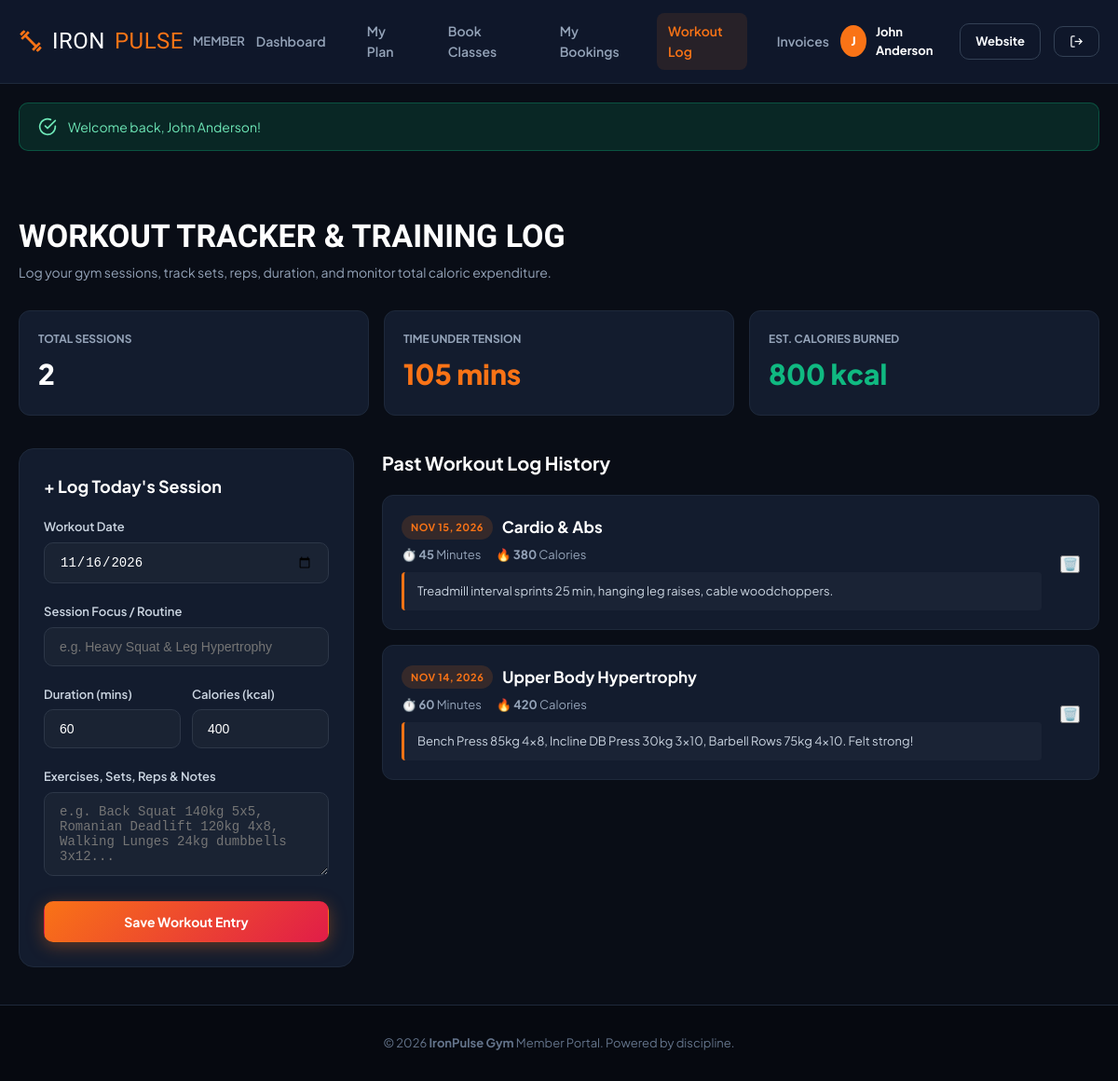
The app's page /member/workout-tracker.php (signed in) with its own data.
### tables this page shows
CREATE TABLE `users` (
  `id` INT AUTO_INCREMENT PRIMARY KEY,
  `full_name` VARCHAR(100) NOT NULL,
  `email` VARCHAR(120) NOT NULL UNIQUE,
  `password` VARCHAR(255) NOT NULL,
  `phone` VARCHAR(30) DEFAULT NULL,
  `role` ENUM('admin', 'member') NOT NULL DEFAULT 'member',
  `gender` ENUM('male', 'female', 'other') DEFAULT 'other',
  `dob` DATE DEFAULT NULL,
  `avatar` VARCHAR(255) DEFAULT 'default-avatar.png',
  `address` TEXT DEFAULT NULL,
  `emergency_contact` VARCHAR(150) DEFAULT NULL,
  `fitness_goals` TEXT DEFAULT NULL,
  `status` ENUM('active', 'inactive', 'suspended') NOT NULL DEFAULT 'active',
  `created_at` TIMESTAMP DEFAULT CURRENT_TIMESTAMP,
  `updated_at` TIMESTAMP DEFAULT CURRENT_TIMESTAMP ON UPDATE CURRENT_TIMESTAMP
);

CREATE TABLE `workout_logs` (
  `id` INT AUTO_INCREMENT PRIMARY KEY,
  `user_id` INT NOT NULL,
  `workout_date` DATE NOT NULL,
  `workout_type` VARCHAR(100) NOT NULL,
  `duration_minutes` INT NOT NULL DEFAULT 45,
  `calories_burned` INT DEFAULT 0,
  `notes` TEXT DEFAULT NULL,
  `created_at` TIMESTAMP DEFAULT CURRENT_TIMESTAMP,
  FOREIGN KEY (`user_id`) REFERENCES `users` (`id`) ON DELETE CASCADE
);

### config/config.php (called while the page is built, shortened)
<?php
function url($path = '') {
    $cleanPath = ltrim($path, '/');
    return BASE_URL . ($cleanPath ? '/' . $cleanPath : '');
}
function asset($path = '') {
    return url('assets/' . ltrim($path, '/'));
}
function format_date($dateStr, $format = 'M d, Y') {
    $time = strtotime($dateStr);
    return $time ? date($format, $time) : '-';
}

### config/auth.php (called while the page is built, shortened)
<?php
require_once __DIR__ . '/config.php';
function is_logged_in() {
    return !empty($_SESSION['user_id']) && !empty($_SESSION['user_role']);
}
function current_user() {
    static $user = null;
    if ($user === null) {
        $db = getDB();
        $stmt = $db->prepare("SELECT * FROM users WHERE id = ? AND status = 'active' LIMIT 1");
        $stmt->execute([$_SESSION['user_id']]);
        $user = $stmt->fetch();
    }
    return $user;
}

### member/workout-tracker.php (the view, shortened to what this page needs)
<?php
require_once __DIR__ . '/../config/config.php';
require_once __DIR__ . '/../config/auth.php';
$user = current_user();
$db = getDB();
$logs = [];
$totalMins = 0;
$totalCals = 0;
try {
    $stmt = $db->prepare("SELECT * FROM workout_logs WHERE user_id = ? ORDER BY workout_date DESC, id DESC");
    $stmt->execute([$user['id']]);
    $logs = $stmt->fetchAll();
    foreach ($logs as $l) {
        $totalMins += (int)$l['duration_minutes'];
        $totalCals += (int)$l['calories_burned'];
    }
} catch (Exception $e) {}
require_once __DIR__ . '/includes/member_header.php';
?>
<div class="container" style="padding: 40px 20px;">
    <div style="margin-bottom: 30px;">
        <h1 style="font-family: var(--font-heading); font-size: 34px; color: #fff;">WORKOUT TRACKER & TRAINING LOG</h1>
        <p style="color: var(--text-muted); font-size: 14px;">Log your gym sessions, track sets, reps, duration, and monitor total caloric expenditure.</p>
    </div>
    <div style="display: grid; grid-template-columns: repeat(auto-fit, minmax(200px, 1fr)); gap: 16px; margin-bottom: 35px;">
        <div style="background: var(--mem-card); border: 1px solid var(--mem-border); border-radius: 12px; padding: 20px;">
            <div style="font-size: 12px; font-weight: 700; color: var(--mem-muted); text-transform: uppercase;">Total Sessions</div>
            <div style="font-size: 30px; font-weight: 800; color: #fff; margin-top: 4px;"><?= count($logs) ?></div>
        </div>
        <div style="background: var(--mem-card); border: 1px solid var(--mem-border); border-radius: 12px; padding: 20px;">
            <div style="font-size: 12px; font-weight: 700; color: var(--mem-muted); text-transform: uppercase;">Time Under Tension</div>
            <div style="font-size: 30px; font-weight: 800; color: var(--mem-primary); margin-top: 4px;"><?= number_format($totalMins) ?> mins</div>
        </div>
        <div style="background: var(--mem-card); border: 1px solid var(--mem-border); border-radius: 12px; padding: 20px;">
            <div style="font-size: 12px; font-weight: 700; color: var(--mem-muted); text-transform: uppercase;">Est. Calories Burned</div>
            <div style="font-size: 30px; font-weight: 800; color: var(--accent); margin-top: 4px;"><?= number_format($totalCals) ?> kcal</div>
        </div>
    </div>
    <div style="display: grid; grid-template-columns: 360px 1fr; gap: 30px; align-items: start;">
        <div style="background: var(--mem-card); border: 1px solid var(--mem-border); border-radius: 16px; padding: 26px;">
            <h3 style="font-size: 18px; font-weight: 700; color: #fff; margin-bottom: 18px;">+ Log Today's Session</h3>
            <form method="POST" action="">
                <div class="form-group">
                    <label>Workout Date</label>
                    <input type="date" name="workout_date" class="form-control" value="<?= date('Y-m-d') ?>" required>
                </div>
                <div class="form-group">
                    <label>Session Focus / Routine</label>
                    <input type="text" name="workout_type" class="form-control" placeholder="e.g. Heavy Squat & Leg Hypertrophy" required>
                </div>
                <div style="display: grid; grid-template-columns: 1fr 1fr; gap: 12px;">
                    <div class="form-group">
                        <label>Duration (mins)</label>
                        <input type="number" name="duration_minutes" class="form-control" value="60" min="5" max="300" required>
                    </div>
                    <div class="form-group">
                        <label>Calories (kcal)</label>
                        <input type="number" name="calories_burned" class="form-control" value="400" min="0">
                    </div>
                </div>
                <div class="form-group">
                    <label>Exercises, Sets, Reps & Notes</label>
                    <textarea name="notes" class="form-control" rows="4" placeholder="e.g. Back Squat 140kg 5x5, Romanian Deadlift 120kg 4x8, Walking Lunges 24kg dumbbells 3x12..."></textarea>
                </div>
                <button type="submit" class="btn btn-primary btn-block">
                    Save Workout Entry
                </button>
            </form>
        </div>
        <div>
            <h3 style="font-size: 20px; font-weight: 700; color: #fff; margin-bottom: 18px;">Past Workout Log History</h3>
            <?php if (!empty($logs)): ?>
                <?php foreach ($logs as $l): ?>
                    <div class="workout-log-entry">
                        <div style="flex: 1;">
                            <div style="display: flex; gap: 10px; align-items: center; margin-bottom: 6px;">
                                <span class="badge badge-primary"><?= format_date($l['workout_date']) ?></span>
                                <strong style="font-size: 17px; color: #fff;"><?= htmlspecialchars($l['workout_type']) ?></strong>
                            </div>
                            <div style="display: flex; gap: 16px; font-size: 13px; color: var(--mem-muted); margin-bottom: 8px;">
                                <span>⏱️ <strong><?= (int)$l['duration_minutes'] ?></strong> Minutes</span>
                                <span>🔥 <strong><?= (int)$l['calories_burned'] ?></strong> Calories</span>
                            </div>
                            <?php if (!empty($l['notes'])): ?>
                                <div style="background: rgba(255,255,255,0.03); border-left: 3px solid var(--mem-primary); padding: 10px 14px; border-radius: 4px; font-size: 13px; color: var(--text-secondary); line-height: 1.6;">
                                    <?= nl2br(htmlspecialchars($l['notes'])) ?>
                                </div>
                            <?php endif; ?>
                        </div>
                        <div style="margin-left: 20px;">
                            <form method="POST" action="" onsubmit="return confirm('Delete this workout log?');">
                                <button type="submit" class="action-btn action-btn-delete" title="Delete Log">
                                    🗑️
                                </button>
                            </form>
                        </div>
                    </div>
                <?php endforeach; ?>
            <?php else: ?>
                <div style="background: var(--mem-card); border: 1px solid var(--mem-border); border-radius: 16px; padding: 40px; text-align: center; color: var(--mem-muted);">
                    No workout logs yet. Use the form on the left to record your first workout session!
                </div>
            <?php endif; ?>
        </div>
    </div>
</div>
<?php require_once __DIR__ . '/includes/member_footer.php'; ?>

### member/includes/member_header.php (shortened to what this page needs)
<?php
require_once __DIR__ . '/../../config/config.php';
require_once __DIR__ . '/../../config/auth.php';
$user = current_user();
$curPage = basename($_SERVER['SCRIPT_NAME'] ?? '');
?>
<!DOCTYPE html>
<html lang="en">
<head>
    <link rel="stylesheet" href="<?= asset('css/style.css') ?>">
    <link rel="stylesheet" href="<?= asset('css/member.css') ?>">
</head>
<body class="member-body">
<header class="member-navbar">
    <div class="container member-nav-inner">
        <a href="<?= url('member/index.php') ?>" class="brand-logo" style="font-size: 24px;">
            <svg width="26" height="26" viewBox="0 0 24 24" fill="none" stroke="currentColor" stroke-width="2.5"><path d="m6.5 6.5 11 11"/><path d="m21 21-1-1"/><path d="m3 3 1 1"/><path d="m18 22 4-4"/><path d="m2 6 4-4"/><path d="m3 10 7-7"/><path d="m14 21 7-7"/></svg>
            IRON<span>PULSE</span> <span style="font-size: 13px; font-family: var(--font-body); color: var(--text-muted); font-weight: 600; letter-spacing: 0;">MEMBER</span>
        </a>
        <nav class="member-links">
            <a href="<?= url('member/index.php') ?>" class="member-nav-item <?= $curPage === 'index.php' ? 'active' : '' ?>">Dashboard</a>
            <a href="<?= url('member/membership.php') ?>" class="member-nav-item <?= $curPage === 'membership.php' ? 'active' : '' ?>">My Plan</a>
            <a href="<?= url('member/book-class.php') ?>" class="member-nav-item <?= $curPage === 'book-class.php' ? 'active' : '' ?>">Book Classes</a>
            <a href="<?= url('member/my-bookings.php') ?>" class="member-nav-item <?= $curPage === 'my-bookings.php' ? 'active' : '' ?>">My Bookings</a>
            <a href="<?= url('member/workout-tracker.php') ?>" class="member-nav-item <?= $curPage === 'workout-tracker.php' ? 'active' : '' ?>">Workout Log</a>
            <a href="<?= url('member/payments.php') ?>" class="member-nav-item <?= $curPage === 'payments.php' ? 'active' : '' ?>">Invoices</a>
        </nav>
        <div style="display: flex; align-items: center; gap: 14px;">
            <a href="<?= url('member/profile.php') ?>" style="display: flex; align-items: center; gap: 10px; color: #fff; font-size: 13px; font-weight: 700; text-decoration: none;">
                <div style="width: 34px; height: 34px; border-radius: 50%; background: var(--mem-primary); display: flex; align-items: center; justify-content: center; font-weight: 800; color: #fff;">
                    <?= strtoupper(substr($user['full_name'], 0, 1)) ?>
                </div>
                <span><?= htmlspecialchars($user['full_name']) ?></span>
            </a>
            <a href="<?= url('index.php') ?>" class="btn btn-outline btn-sm" title="Go to Public Website">Website</a>
            <a href="<?= url('logout.php') ?>" class="btn btn-outline btn-sm" title="Log Out">
                <svg width="15" height="15" viewBox="0 0 24 24" fill="none" stroke="currentColor" stroke-width="2"><path d="M9 21H5a2 2 0 0 1-2-2V5a2 2 0 0 1 2-2h4"/><polyline points="16 17 21 12 16 7"/><line x1="21" y1="12" x2="9" y2="12"/></svg>
            </a>
        </div>
    </div>
</header>
<?php require_once __DIR__ . '/../../includes/alerts.php'; ?>

### assets/css/style.css (style rules this page uses)
:root { --primary: #f97316; --primary-hover: #ea580c; --primary-light: rgba(249, 115, 22, 0.15); --primary-glow: rgba(249, 115, 22, 0.4); --secondary: #e11d48; --accent: #10b981; --accent-blue: #3b82f6; --bg-body: #090d16; --bg-surface: #0f172a; --bg-card: #131c2e; --bg-card-hover: #1e293b; --border-subtle: #1e293b; --border-focus: #f97316; --text-main: #f8fafc; --text-secondary: #cbd5e1; --text-muted: #94a3b8; --text-dim: #64748b; --shadow-sm: 0 2px 8px rgba(0, 0, 0, 0.4); --shadow-md: 0 10px 30px rgba(0, 0, 0, 0.5); --shadow-lg: 0 20px 45px rgba(0, 0, 0, 0.7); --shadow-glow: 0 0 30px rgba(249, 115, 22, 0.25); --radius-sm: 6px; --radius-md: 10px; --radius-lg: 16px; --radius-xl: 24px; --radius-full: 9999px; --transition: all 0.25s cubic-bezier(0.4, 0, 0.2, 1); --font-heading: 'Teko', sans-serif; --font-body: 'Plus Jakarta Sans', -apple-system, BlinkMacSystemFont, sans-serif; }
*, *::before, *::after { box-sizing: border-box; margin: 0; padding: 0; }
html { scroll-behavior: smooth; font-size: 16px; }
body { font-family: var(--font-body); background-color: var(--bg-body); color: var(--text-main); line-height: 1.6; overflow-x: hidden; -webkit-font-smoothing: antialiased; }
a { color: inherit; text-decoration: none; transition: var(--transition); }
.container { width: 100%; max-width: 1200px; margin-left: auto; margin-right: auto; padding-left: 20px; padding-right: 20px; }
.btn { display: inline-flex; align-items: center; justify-content: center; gap: 8px; padding: 12px 24px; border-radius: var(--radius-md); font-family: var(--font-body); font-size: 14px; font-weight: 700; cursor: pointer; border: 1px solid transparent; transition: var(--transition); text-align: center; white-space: nowrap; }
.btn-primary { background: linear-gradient(135deg, var(--primary), var(--secondary)); color: #fff; box-shadow: 0 4px 18px rgba(249, 115, 22, 0.35); }
.btn-outline { background: transparent; border-color: #334155; color: var(--text-main); }
.btn-sm { padding: 8px 16px; font-size: 13px; }
.btn-block { width: 100%; }
.badge { display: inline-flex; align-items: center; padding: 4px 10px; border-radius: var(--radius-full); font-size: 11px; font-weight: 700; text-transform: uppercase; letter-spacing: 0.5px; }
.badge-primary { background: var(--primary-light); color: var(--primary); }
.brand-logo { display: flex; align-items: center; gap: 10px; font-family: var(--font-heading); font-size: 30px; color: #fff; letter-spacing: 0.5px; text-decoration: none; }
.brand-logo span { color: var(--primary); }
.brand-logo svg { color: var(--primary); }
.form-group { margin-bottom: 20px; }
.form-group label { display: block; font-size: 13px; font-weight: 600; color: var(--text-secondary); margin-bottom: 6px; }
.form-control { width: 100%; padding: 12px 16px; background: #1a2333; border: 1px solid #2d3748; border-radius: var(--radius-md); color: #fff; font-size: 14px; transition: var(--transition); }

### assets/css/member.css (style rules this page uses)
:root { --mem-primary: #f97316; --mem-bg: #090d16; --mem-surface: #0f172a; --mem-card: #131c2e; --mem-card-hover: #1b263b; --mem-border: #1e293b; --mem-text: #f8fafc; --mem-muted: #94a3b8; }
body.member-body { background-color: var(--mem-bg); color: var(--mem-text); min-height: 100vh; display: flex; flex-direction: column; }
.member-navbar { background: var(--mem-surface); border-bottom: 1px solid var(--mem-border); padding: 14px 0; position: sticky; top: 0; z-index: 100; }
.member-nav-inner { display: flex; align-items: center; justify-content: space-between; }
.member-links { display: flex; align-items: center; gap: 20px; }
.member-nav-item { color: var(--mem-muted); font-size: 14px; font-weight: 600; padding: 8px 12px; border-radius: 8px; transition: all 0.2s; display: flex; align-items: center; gap: 8px; }
.member-nav-item:hover, .member-nav-item.active { color: #fff; background: rgba(255, 255, 255, 0.05); }
.member-nav-item.active { color: var(--mem-primary); background: rgba(249, 115, 22, 0.1); }
.workout-log-entry { background: var(--mem-card); border: 1px solid var(--mem-border); border-radius: 12px; padding: 20px; margin-bottom: 16px; display: flex; align-items: center; justify-content: space-between; }

### records on screen
users: full_name "J", full_name "John Anderson"
workout_logs: workout_date "NOV 15, 2026", workout_type "Cardio & Abs", duration_minutes "45", calories_burned "380", notes "Treadmill interval sprints 25 min, hanging leg raises, cable woodchoppers."
workout_logs: workout_date "NOV 14, 2026", workout_type "Upper Body Hypertrophy", duration_minutes "60", calories_burned "420", notes "Bench Press 85kg 4x8, Incline DB Press 30kg 3x10, Barbell Rows 75kg 4x10. Felt strong!"

### other values on screen
$flash['message'] "Welcome back, John Anderson!"
count($logs) "2"
$totalMins "105"
$totalCals "800"
APP_NAME "IronPulse Gym"
